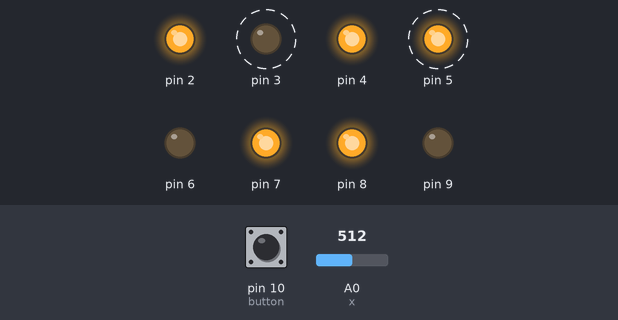
Recording of a sketch running on a simulated Arduino Uno, built with avr-gcc and run on an emulated ATmega328P. On the bench: output pins drawn as LEDs (lit = HIGH). Dashed ring = blinking. Inputs (shaded band) come from the test bench; at power-on: pin 10 (button) HIGH, A0 (x) = 512.

Above: at 1.2 s.
1.3 s: pin 10 (button) pulled LOW for 0.15 s
At 2.62 s:
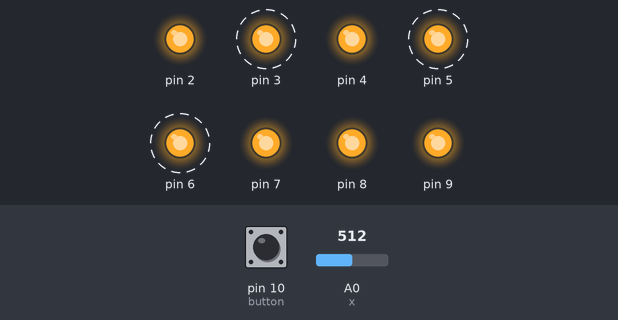
4.3 s: pin 10 (button) pulled LOW for 1 s
At 4.87 s:
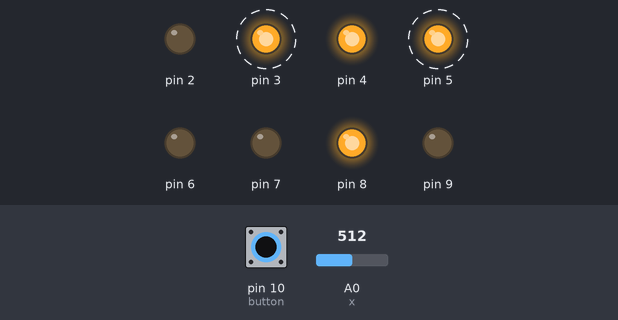
7.3 s: A0 (x) set to 687
10.3 s: A0 (x) set to 713
At 10.3 s:
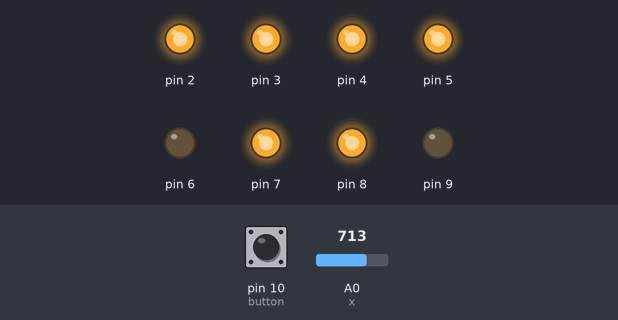
11.8 s: pin 10 (button) pulled LOW for 3.2 s
At 13.1 s:
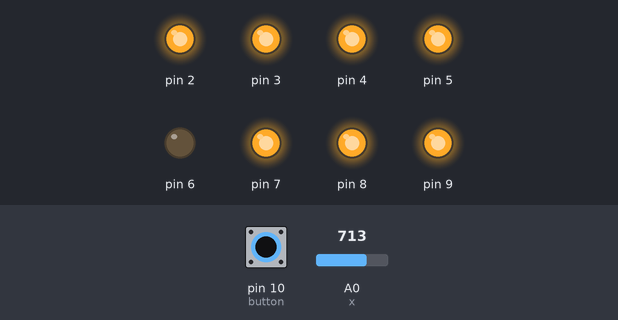
Timing chart, 0 to 14.8 s (numbered marks = the images above; inputs shaded):
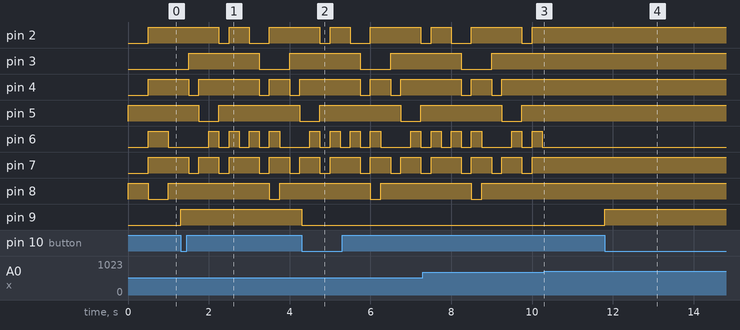

Measured:
- the behaviour switches between 699 and 700 on A0 (x) (found by bisection; images 2 and 3)
- after the input at 1.3 s, pin 9: LOW → HIGH at once
- after the input at 4.3 s, pin 9: HIGH → LOW at once
- after the input at 10.3 s, pin 2: stays HIGH (without the input it goes to LOW after 0.20 s); pin 3: stays HIGH (without the input it goes to LOW after 0.45 s); pin 4, pin 7: stops changing and stays HIGH; pin 5: stays HIGH (without the input it goes to LOW after 1.5 s); pin 6: stops changing and stays LOW
- after the input at 11.8 s, pin 9: LOW → HIGH at once
- by itself, pin 4: alternates HIGH for 0.50 s and LOW for 0.25 s, 4 changes in all, then stays HIGH
- by itself, pin 7: repeats every 0.75 s: LOW 0.25 s, HIGH 0.50 s

The sketch:

Joystick_7-Segment.ino
```cpp
int speed_up_x_down = 0;
int speed_up_x_up = 0;
int speed = 500;
// Relate to the speed of the increment/decrement

int x = A0;
int max_steady_x = 800;
int min_steady_x = 700;
bool x_steady = true;
// Relate to the joystick's steady position

int button = 10;
int current_DP_state = 0;
int DP = 0;
// Relate to the button input

bool first_push = true;
unsigned long last_time = 0;
unsigned long current_time = millis();
// Relate to the time interval/rate

int currentNum = 0;
const int digitNums = 10;
const int segmentStates = 7;
const int digits[digitNums][segmentStates] = {
  {0, 1, 1, 1, 1, 1, 1}, //0
  {0, 0, 0, 1, 0, 0, 1}, //1
  {1, 0, 1, 1, 1, 1, 0}, //2
  {1, 0, 1, 1, 0, 1, 1}, //3
  {1, 1, 0, 1, 0, 0, 1}, //4
  {1, 1, 1, 0, 0, 1, 1}, //5
  {1, 1, 1, 0, 1, 1, 1}, //6
  {0, 1, 1, 1, 0, 0, 1}, //7
  {1, 1, 1, 1, 1, 1, 1}, //8
  {1, 1, 1, 1, 0, 1, 1}, //9
};
// Relate to the numbers displayed


void setup() {
  Serial.begin(9600);
  pinMode(x, INPUT);
  pinMode(button, INPUT_PULLUP);

  for(int i = 2; i < 10; i++) {
    pinMode(i, OUTPUT);
  }

  for(int currentSegment = 0; currentSegment < segmentStates; currentSegment++) // Initializes the segment display to 0
  {
    digitalWrite(currentSegment + 2, digits[0][currentSegment]);
  }

}

void button_push() { // Turns on/off the Decimal Point with every input from the button
  if(digitalRead(button) != 1 && current_DP_state == DP) // Turns on/off the Decimal Point whenever the button is first pressed
  {
    DP = !DP;
    digitalWrite(9, DP);
  }
  if(digitalRead(button) == 1) // Ensurses when the button is released the current Decimal Point status is recorded
  {
    current_DP_state = DP;
  }
}

void decrease() { // Decrements the number displayed
  speed_up_x_up = 0;
  speed_up_x_down++;

  currentNum--;
  if(currentNum <= -1) // Ensures the segment display loops from 0 back to 9
  {
    currentNum = 9;
  }

  for(int currentSegment = 0; currentSegment < segmentStates; currentSegment++) // Changes the segment display to the next number in the sequence
  {
    digitalWrite(currentSegment + 2, digits[currentNum][currentSegment]);
  }

  speed_up_x_down >= 4 ? speed = 250 : speed = 500; // If the jostick is pushed downward long enough, speed up the decrease
}

void increase() { // Increments the number displayed
  speed_up_x_down = 0;
  speed_up_x_up++;

  currentNum++;
  if(currentNum >= 10) // Ensures the segment display loops from 9 back to 0
  {
    currentNum = 0;
  }

  for(int currentSegment = 0; currentSegment < segmentStates; currentSegment++) // Changes the segment display to the next number in the sequence
  {
    digitalWrite(currentSegment + 2, digits[currentNum][currentSegment]);
  }

  speed_up_x_up >= 4 ? speed = 250 : speed = 500; // If the jostick is pushed upward long enough, speed up the increase
}

void loop() {
  speed = 500;
  x_steady = (max_steady_x > analogRead(x)) && (analogRead(x) > min_steady_x);
  // Determines whether the joystick is steady based on its x cords

  // Serial.print("Steady?: ");
  // Serial.println(x_steady);
  // Serial.print("X Cord: ");
  // Serial.println(analogRead(x));
  // Serial.println();
  //Debug info

  while(!(x_steady))
  {
    button_push();
    current_time = millis();
    if(max_steady_x < analogRead(x)) // Joystick is pushed downward
    {
      if(first_push) // If pushed downward for the first time immediately decrease by one
      {
        first_push = false;
        last_time = current_time; // Ensures after the first push the number decreases at an even rate
        decrease();
      }
      else if(current_time - last_time >= speed) // If still held down decrease every set interval
      {
        last_time = current_time;
        decrease();
      }
    }
    if(analogRead(x) < min_steady_x) // Joystick is pushed upward
    {
      if(first_push) // If pushed upward for the first time immediately increase by one
      {
        first_push = false;
        last_time = current_time; // Ensures after the first push the number increases at an even rate
        increase();
      }
      else if(current_time - last_time >= speed) // If still held down increase every set interval
      {
        last_time = current_time;
        increase();
      }
    }

    x_steady = (800 > analogRead(x)) && (analogRead(x) > 700);
  }

  first_push = true;
  speed_up_x_up = 0;
  speed_up_x_down = 0;
  // Resets the speed up and whether it was first pushed in a direction when the joystick returns to its steady state

  button_push();

}
```
